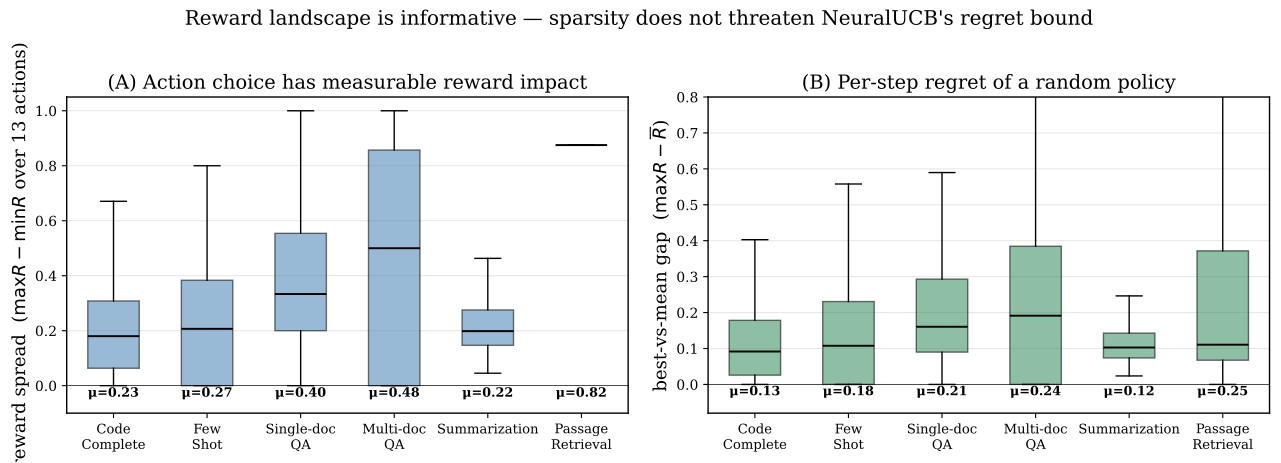

Generate this figure with Python:
"""Q11 rebuttal: reward signal is informative (NOT sparse), supporting
NeuralUCB's standard regret bound.

We quantify informativeness on the SAME training data the agent learns from:

  (A) Per-prompt reward spread = max(R) - min(R) over 13 actions.
      "How much does picking a better action change the reward?"
  (B) Per-prompt best-vs-mean gap = max(R) - mean(R) over 13 actions.
      "How much regret a random policy would incur per step?"

Larger values → more informative signal → bandit problem is well-posed →
standard NeuralUCB Õ(d̃√T) regret bound applies directly.

Output:
  experiments/paper_figures/rebuttal/q11_reward_informativeness.{pdf,png}
  experiments/paper_figures/rebuttal/q11_summary.json
"""
import os, json
import numpy as np
import matplotlib.pyplot as plt
from matplotlib import rcParams

rcParams.update({
    "font.family": "serif", "font.size": 12,
    "axes.labelsize": 13, "axes.titlesize": 14,
    "xtick.labelsize": 10, "ytick.labelsize": 10,
    "legend.fontsize": 10, "axes.linewidth": 1.0,
    "figure.dpi": 150,
})

TRAIN   = "/home/smp9898/A2SF/datasets/training/scored/llama3-1b/train.jsonl"
OUT_DIR = "/home/smp9898/A2SF/experiments/paper_figures/rebuttal"

TASKS = ["Code Complete", "Few Shot", "Single-doc QA",
         "Multi-doc QA", "Summarization", "Passage Retrieval"]


def load_train():
    by_task = {}
    with open(TRAIN) as f:
        for line in f:
            r = json.loads(line)
            t = r.get("task_type")
            raw = r.get("action_scores_maxo_by_budget")
            scores = raw.get("128") if isinstance(raw, dict) else raw
            if not scores or len(scores) != 13: continue
            by_task.setdefault(t, []).append(scores)
    return {t: np.array(arr) for t, arr in by_task.items()}


def main():
    os.makedirs(OUT_DIR, exist_ok=True)
    by_task = load_train()

    fig, axes = plt.subplots(1, 2, figsize=(13, 4.5))

    # (A) Reward spread per task
    ax = axes[0]
    box_a = []
    labels_kept = []
    for t in TASKS:
        if t not in by_task: continue
        arr = by_task[t]
        spread = arr.max(axis=1) - arr.min(axis=1)
        box_a.append(spread)
        labels_kept.append(t)
    bp = ax.boxplot(box_a, positions=range(len(labels_kept)), widths=0.55,
                    patch_artist=True, showfliers=False,
                    medianprops=dict(color="black", lw=1.4))
    for patch in bp["boxes"]:
        patch.set_facecolor("steelblue"); patch.set_alpha(0.55)
    ax.set_xticks(range(len(labels_kept)))
    ax.set_xticklabels([l.replace(" ", "\n") for l in labels_kept], fontsize=9.5)
    for i, s in enumerate(box_a):
        ax.text(i, -0.04, f"μ={s.mean():.2f}", ha="center", fontsize=9.2, fontweight="bold")
    ax.axhline(0, color="black", lw=0.5)
    ax.set_ylabel("reward spread  ($\\max R - \\min R$ over 13 actions)")
    ax.set_title("(A) Action choice has measurable reward impact")
    ax.set_ylim(-0.10, 1.05)
    ax.grid(True, axis="y", alpha=0.3)

    # (B) Best-vs-mean gap (per-step regret of a random policy)
    ax = axes[1]
    box_b = []
    for t in labels_kept:
        arr = by_task[t]
        gap = arr.max(axis=1) - arr.mean(axis=1)
        box_b.append(gap)
    bp = ax.boxplot(box_b, positions=range(len(labels_kept)), widths=0.55,
                    patch_artist=True, showfliers=False,
                    medianprops=dict(color="black", lw=1.4))
    for patch in bp["boxes"]:
        patch.set_facecolor("seagreen"); patch.set_alpha(0.55)
    ax.set_xticks(range(len(labels_kept)))
    ax.set_xticklabels([l.replace(" ", "\n") for l in labels_kept], fontsize=9.5)
    for i, g in enumerate(box_b):
        ax.text(i, -0.03, f"μ={g.mean():.2f}", ha="center", fontsize=9.2, fontweight="bold")
    ax.axhline(0, color="black", lw=0.5)
    ax.set_ylabel("best-vs-mean gap  ($\\max R - \\overline{R}$)")
    ax.set_title("(B) Per-step regret of a random policy")
    ax.set_ylim(-0.08, 0.80)
    ax.grid(True, axis="y", alpha=0.3)

    fig.suptitle("Reward landscape is informative — sparsity does not threaten "
                 "NeuralUCB's regret bound", y=1.02)
    fig.tight_layout()
    out_pdf = f"{OUT_DIR}/q11_reward_informativeness.pdf"
    fig.savefig(out_pdf, bbox_inches="tight")
    fig.savefig(out_pdf.replace(".pdf", ".png"), bbox_inches="tight")
    plt.close(fig)
    print(f"saved → {out_pdf}")

    # Summary
    summary = {}
    for i, t in enumerate(labels_kept):
        arr = by_task[t]
        summary[t] = {
            "n":               int(len(arr)),
            "mean_spread":     float(box_a[i].mean()),
            "median_spread":   float(np.median(box_a[i])),
            "mean_best_vs_mean":float(box_b[i].mean()),
            "all_zero_pct":    float((arr.max(axis=1) == 0).mean()),
            "best_2nd_gap":    float((np.sort(arr, axis=1)[:, ::-1][:, 0]
                                      - np.sort(arr, axis=1)[:, ::-1][:, 1]).mean()),
        }
    out_json = f"{OUT_DIR}/q11_summary.json"
    with open(out_json, "w") as f:
        json.dump(summary, f, indent=2)
    print(f"saved → {out_json}")
    print()
    print(f"{'Task':22s}  {'n':>5}  {'spread':>7}  {'gap':>6}  {'best-2nd':>8}  {'all-zero%':>9}")
    print("─" * 70)
    for t in labels_kept:
        s = summary[t]
        print(f"  {t:22s}  {s['n']:4d}  {s['mean_spread']:7.3f}  "
              f"{s['mean_best_vs_mean']:6.3f}  {s['best_2nd_gap']:8.3f}  "
              f"{100*s['all_zero_pct']:8.1f}%")


if __name__ == "__main__":
    main()
